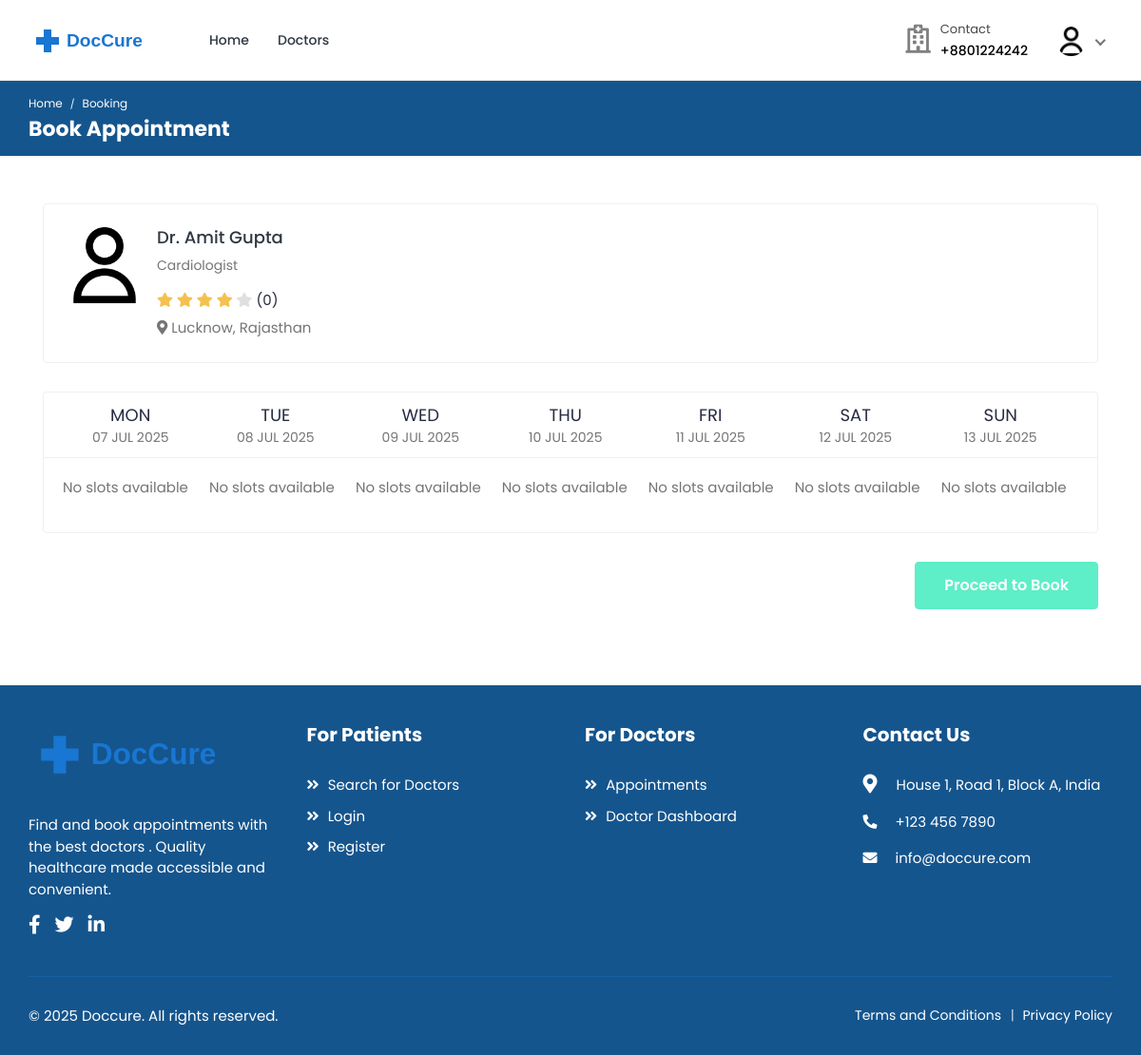
/bookings/doctor/doctor15 (signed in), run on the app's committed database.
### accounts/models.py (models this page shows, shortened)
class User(AbstractUser):
    class RoleChoices(models.TextChoices):
        DOCTOR = "doctor", "Doctor"
        PATIENT = "patient", "Patient"
    username = models.CharField(max_length=30, unique=True)
    role = models.CharField(
        choices=RoleChoices.choices,
        max_length=20,
        default="patient",
        error_messages={"required": "Role must be provided"},
    )
    email = models.EmailField(
        blank=True,
        error_messages={
            "unique": "A user with that email already exists.",
        },
    )
    first_name = models.CharField(max_length=150, blank=True)
    last_name = models.CharField(max_length=150, blank=True)
    registration_number = models.IntegerField(null=True, blank=True)
    USERNAME_FIELD = "username"
    REQUIRED_FIELDS = []
    objects = CustomUserManager()
    def get_full_name(self):
        full_name = "%s %s" % (self.first_name, self.last_name)
        return full_name.strip() or self.username
    @property
    def rating(self):
        return 4  # Default value

class Profile(models.Model):
    user = models.OneToOneField(
        User, on_delete=models.CASCADE, related_name="profile"
    )
    avatar = models.ImageField(
        default="defaults/user.png", upload_to=profile_photo_directory_path
    )
    phone = models.CharField(max_length=20, blank=True, null=True)
    dob = models.DateField(blank=True, null=True)
    about = models.TextField(blank=True, null=True)
    specialization = models.CharField(max_length=255, blank=True, null=True)
    gender = models.CharField(
        max_length=10,
        choices=[("male", "Male"), ("female", "Female"), ("other", "Other")],
        blank=True,
    )
    address = models.TextField(blank=True, null=True)
    city = models.CharField(max_length=100, blank=True)
    state = models.CharField(max_length=100, blank=True)
    postal_code = models.CharField(max_length=20, blank=True)
    country = models.CharField(max_length=100, blank=True)
    price_per_consultation = models.DecimalField(
        max_digits=10, decimal_places=2, null=True, blank=True
    )
    is_available = models.BooleanField(default=True)
    blood_group = models.CharField(
        max_length=5,
        choices=[
            ("A+", "A+"),
            ("A-", "A-"),
            ("B+", "B+"),
            ("B-", "B-"),
            ("O+", "O+"),
            ("O-", "O-"),
            ("AB+", "AB+"),
            ("AB-", "AB-"),
        ],
        blank=True,
        null=True,
    )
    allergies = models.TextField(blank=True, null=True)
    medical_conditions = models.TextField(blank=True, null=True)
    @property
    def image(self):
        return (
            self.avatar.url
            if self.avatar.storage.exists(self.avatar.name)
            else "{}defaults/user.png".format(settings.MEDIA_URL)
        )

### bookings/views.py (the view, shortened to what this page needs)
class BookingView(LoginRequiredMixin, View):
    template_name = "bookings/booking.html"
    def get_week_dates(self):
        today = datetime.now().date()
        week_dates = []
        for i in range(7):
            date = today + timedelta(days=i)
            week_dates.append(
                {
                    "date": date,
                    "day": date.strftime("%a"),
                    "day_num": date.strftime("%d"),
                    "month": date.strftime("%b"),
                    "year": date.strftime("%Y"),
                    "full_date": date.strftime("%Y-%m-%d"),
                }
            )
        return week_dates
    def get_available_slots(self, doctor, date):
        day_name = date.strftime("%A").lower()
        day_schedule = getattr(doctor, day_name, None)
        if not day_schedule:
            return []
    def get(self, request: HttpRequest, *args, **kwargs):
        try:
            doctor = (
                User.objects.select_related("profile")
                .prefetch_related(
                    "sunday__time_range",
                    "monday__time_range",
                    "tuesday__time_range",
                    "wednesday__time_range",
                    "thursday__time_range",
                    "friday__time_range",
                    "saturday__time_range",
                    "appointments",
                )
                .get(
                    username=kwargs["username"],
                    role=User.RoleChoices.DOCTOR,
                    is_active=True,
                )
            )
        except User.DoesNotExist:
            raise Http404("Doctor not found")
        week_dates = self.get_week_dates()
        schedule = {}
        for date_info in week_dates:
            date = datetime.strptime(date_info["full_date"], "%Y-%m-%d").date()
            schedule[date_info["full_date"]] = self.get_available_slots(
                doctor, date
            )
        context = {
            "doctor": doctor,
            "week_dates": week_dates,
            "schedule": schedule,
            "selected_date": request.GET.get(
                "date", week_dates[0]["full_date"]
            ),
        }
        return render(request, self.template_name, context)

### accounts/managers.py (called while the page is built)
    def get(self, *args, **kwargs):
        return super().select_related("profile").get(*args, **kwargs)

### bookings/templatetags/booking_tags.py (called while the page is built)
@register.filter
def get_item(dictionary, key):
    return dictionary.get(key)

### templates/bookings/booking.html (shortened to what this page needs)
{% extends 'base.html' %}
{% load static %}
{% load booking_tags %}
{% block content %}
    <div class="breadcrumb-bar">
        <div class="container-fluid">
            <div class="row align-items-center">
                <div class="col-md-12 col-12">
                    <nav aria-label="breadcrumb" class="page-breadcrumb">
                        <ol class="breadcrumb">
                            <li class="breadcrumb-item"><a href="{% url 'core:home' %}">Home</a></li>
                            <li class="breadcrumb-item active" aria-current="page">Booking</li>
                        </ol>
                    </nav>
                    <h2 class="breadcrumb-title">Book Appointment</h2>
                </div>
            </div>
        </div>
    </div>
    <div class="content">
        <div class="container">
            <div class="row">
                <div class="col-12">
                    <div class="card">
                        <div class="card-body">
                            <div class="booking-doc-info">
                                <a href="{% url 'doctors:doctor-profile' doctor.username %}" class="booking-doc-img">
                                    <img src="{{ doctor.profile.image }}" alt="{{ doctor.get_full_name }}">
                                </a>
                                <div class="booking-info">
                                    <h4><a href="{% url 'doctors:doctor-profile' doctor.username %}">Dr. {{ doctor.get_full_name }}</a></h4>
                                    {% if doctor.profile.specialization %}
                                        <p class="doc-speciality">{{ doctor.profile.specialization }}</p>
                                    {% endif %}
                                    <div class="rating">
                                        <i class="fas fa-star {% if doctor.rating >= 1 %}filled{% endif %}"></i>
                                        <i class="fas fa-star {% if doctor.rating >= 2 %}filled{% endif %}"></i>
                                        <i class="fas fa-star {% if doctor.rating >= 3 %}filled{% endif %}"></i>
                                        <i class="fas fa-star {% if doctor.rating >= 4 %}filled{% endif %}"></i>
                                        <i class="fas fa-star {% if doctor.rating >= 5 %}filled{% endif %}"></i>
                                        <span class="d-inline-block average-rating">({{ doctor.reviews_count|default:0 }})</span>
                                    </div>
                                    {% if doctor.profile.city %}
                                        <p class="text-muted mb-0">
                                            <i class="fas fa-map-marker-alt"></i> {{ doctor.profile.city }}{% if doctor.profile.state %}, {{ doctor.profile.state }}{% endif %}
                                        </p>
                                    {% endif %}
                                </div>
                            </div>
                        </div>
                    </div>
                    <div class="card booking-schedule schedule-widget">
                        <div class="schedule-header">
                            <div class="row">
                                <div class="col-md-12">
                                    <div class="day-slot">
                                        <ul>
                                            {% for date in week_dates %}
                                            <li {% if date.full_date == selected_date %}class="selected"{% endif %}>
                                                <span>{{ date.day }}</span>
                                                <span class="slot-date">
                                                    {{ date.day_num }} {{ date.month }}
                                                    <small class="slot-year">{{ date.year }}</small>
                                                </span>
                                            </li>
                                            {% endfor %}
                                        </ul>
                                    </div>
                                </div>
                            </div>
                        </div>
                        <div class="schedule-cont">
                            <div class="row">
                                <div class="col-md-12">
                                    <div class="time-slot">
                                        <ul class="clearfix">
                                            {% for date in week_dates %}
                                            <li>
                                                {% for slot in schedule|get_item:date.full_date %}
                                                    <a class="timing {% if slot.is_booked %}disabled{% endif %}"
                                                       href="#"
                                                       data-date="{{ date.full_date }}"
                                                       data-time="{{ slot.time|time:'H:i' }}"
                                                       {% if slot.is_booked %}disabled{% endif %}>
                                                        <span>{{ slot.formatted_time }}</span>
                                                    </a>
                                                {% empty %}
                                                    <p class="text-muted">No slots available</p>
                                                {% endfor %}
                                            </li>
                                            {% endfor %}
                                        </ul>
                                    </div>
                                </div>
                            </div>
                        </div>
                    </div>
                    <form method="post" action="{% url 'bookings:create-booking' doctor.username %}" id="booking-form">
                        <div class="submit-section proceed-btn text-right">
                            <button type="submit" class="btn btn-primary submit-btn" disabled>Proceed to Book</button>
                        </div>
                    </form>
                </div>
            </div>
        </div>
    </div>
{% endblock %}

### templates/includes/navbar.html (shortened to what this page needs)
{% load static %}
<header class="header">
    <nav class="navbar navbar-expand-lg header-nav">
        <div class="navbar-header">
            <a href="{% url 'core:home' %}" class="navbar-brand logo">
                <img src="{% static 'assets/img/logo2.svg' %}" class="img-fluid" alt="Logo">
            </a>
        </div>
        <div class="main-menu-wrapper">
            <ul class="main-nav">
                <li {% if request.path == '/' %}class="active"{% endif %}>
                    <a href="{% url 'core:home' %}">Home</a>
                </li>
                <li class="has-submenu{% if request.path == '/doctors/' %} active {% endif %}">
                    <a href="{% url 'doctors:list' %}">Doctors</a>
                </li>
            </ul>
        </div>
        <ul class="nav header-navbar-rht">
            <li class="nav-item contact-item">
                <div class="header-contact-img">
                    <i class="far fa-hospital"></i>
                </div>
                <div class="header-contact-detail">
                    <p class="contact-header">Contact</p>
                    <p class="contact-info-header"> +8801224242</p>
                </div>
            </li>
            {% if not user.is_authenticated %}
                <li class="nav-item">
                    <a class="nav-link header-login" href="{% url 'accounts:login' %}">Login / Signup </a>
                </li>
            {% else %}
                <li class="nav-item dropdown has-arrow logged-item">
                    <a href="#" class="dropdown-toggle nav-link" data-toggle="dropdown">
                        <span class="user-img">
                            <img class="rounded-circle" src="{{ user.profile.image }}" width="31" alt="{{ user.username }}">
                        </span>
                    </a>
                </li>
            {% endif %}
        </ul>
    </nav>
</header>

### data on the page
User: profile.image (placeholder picture)
User: profile.image (placeholder picture), get_full_name "Amit Gupta", profile.specialization "Cardiologist", profile.city "Lucknow", profile.state "Rajasthan"

### other printed values
{{ doctor.reviews_count|default:0 }} "0"
{{ date.day }} "MON" "TUE" "WED" "THU" "FRI" "SAT" "SUN"
{{ date.day_num }} "07" "08" "09" "10" "11" "12" "13"
{{ date.month }} "JUL" "JUL" "JUL" "JUL" "JUL" "JUL" "JUL"
{{ date.year }} "2025" "2025" "2025" "2025" "2025" "2025" "2025"
